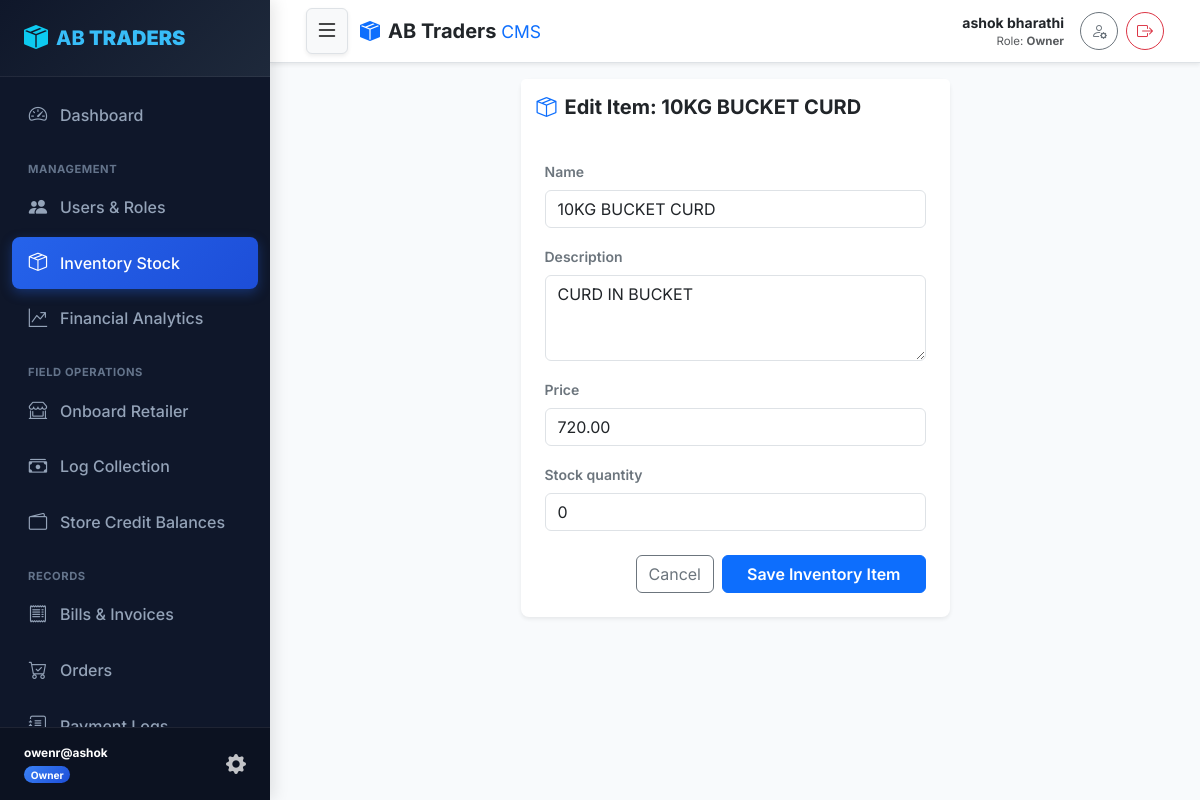
Screenshot of /inventory/13/edit/ (signed in) with the database file from the repository.
### core/models.py (models this page shows, shortened)
class User(AbstractUser):
    class Role(models.TextChoices):
        SUPERUSER = 'SUPERUSER', 'SuperUser'
        OWNER = 'OWNER', 'Owner'
        STAFF = 'STAFF', 'Staff'
        RETAILER = 'RETAILER', 'Retailer'
    role = models.CharField(max_length=20, choices=Role.choices, default=Role.RETAILER)
    phone_number = models.CharField(max_length=15, unique=True, blank=True, null=True)
    is_locked = models.BooleanField(default=False, help_text="Locked users cannot log in.")
    def is_superuser_role(self):
        return self.role == self.Role.SUPERUSER or self.is_superuser
    def is_owner_role(self):
        return self.role == self.Role.OWNER
    @property
    def display_name(self):
        full_name = self.get_full_name().strip()
        return full_name if full_name else self.username

class Item(models.Model):
    name = models.CharField(max_length=100)
    description = models.TextField(blank=True, null=True)
    price = models.DecimalField(max_digits=10, decimal_places=2)
    stock_quantity = models.IntegerField(default=0)
    created_at = models.DateTimeField(auto_now_add=True)
    updated_at = models.DateTimeField(auto_now=True)

### core/views.py (the view)
# urls.py: path('inventory/<int:pk>/edit/', views.item_edit_view, name='item_edit'),
@role_required(['SUPERUSER', 'OWNER'])
def item_edit_view(request, pk):
    item = get_object_or_404(Item, pk=pk)
    if request.method == 'POST':
        form = ItemForm(request.POST, instance=item)
        if form.is_valid():
            form.save()
            messages.success(request, f"Item '{item.name}' updated successfully.")
            return redirect('inventory_list')
    else:
        form = ItemForm(instance=item)
    return render(request, 'item_form.html', {'form': form, 'title': f'Edit Item: {item.name}'})

### core/forms.py
class ItemForm(forms.ModelForm):
    class Meta:
        model = Item
        fields = ['name', 'description', 'price', 'stock_quantity']
        widgets = {
            'name': forms.TextInput(attrs={'class': 'form-control', 'placeholder': 'Item Name'}),
            'description': forms.Textarea(attrs={'class': 'form-control', 'rows': 3, 'placeholder': 'Description'}),
            'price': forms.NumberInput(attrs={'class': 'form-control', 'step': '0.01'}),
            'stock_quantity': forms.NumberInput(attrs={'class': 'form-control'}),
        }

### core/templates/item_form.html (shortened to what this page needs)
{% extends 'base.html' %}
{% block content %}
<div class="row justify-content-center">
    <div class="col-md-8 col-lg-6">
        <div class="card shadow-sm border-0 rounded-3">
            <div class="card-header bg-white py-3 border-0">
                <h5 class="fw-bold mb-0 text-dark"><i class="bi bi-box-seam text-primary me-2"></i>{{ title }}</h5>
            </div>
            <div class="card-body p-4">
                <form method="post">
                    {% for field in form %}
                        <div class="mb-3">
                            <label for="{{ field.id_for_label }}" class="form-label text-secondary small fw-semibold">
                                {{ field.label }}
                            </label>
                            {{ field }}
                        </div>
                    {% endfor %}
                    <div class="d-flex justify-content-end gap-2 mt-4">
                        <a href="{% url 'inventory_list' %}" class="btn btn-outline-secondary">Cancel</a>
                        <button type="submit" class="btn btn-primary fw-semibold px-4">Save Inventory Item</button>
                    </div>
                </form>
            </div>
        </div>
    </div>
</div>
{% endblock %}

### core/templates/base.html (shortened to what this page needs)
{% load static %}
<!DOCTYPE html>
<html lang="en">
<head>
    <link href="https://cdn.jsdelivr.net/npm/bootstrap@5.3.2/dist/css/bootstrap.min.css" rel="stylesheet">
    <link rel="stylesheet" href="https://cdn.jsdelivr.net/npm/bootstrap-icons@1.11.2/font/bootstrap-icons.min.css">
    <link rel="stylesheet" href="{% static 'css/styles.css' %}">
</head>
<body>
    <div id="wrapper">
        {% if user.is_authenticated %}
        <aside id="sidebar-wrapper" class="sidebar-sticky">
            <div class="sidebar-heading d-flex align-items-center justify-content-between">
                <a href="{% url 'dashboard' %}" class="text-white text-decoration-none d-flex align-items-center">
                    <i class="bi bi-box-seam-fill me-2 text-info fs-4"></i>
                    <span>AB <strong>TRADERS</strong></span>
                </a>
            </div>
            <div class="list-group list-group-sidebar">
                <a href="{% url 'dashboard' %}" class="sidebar-link {% if request.resolver_match.url_name == 'dashboard' %}active{% endif %}">
                    <i class="bi bi-speedometer2"></i> Dashboard
                </a>
                {% if user.is_superuser_role or user.is_owner_role %}
                <div class="sidebar-section-title">Management</div>
                <a href="{% url 'user_list' %}" class="sidebar-link {% if 'user' in request.resolver_match.url_name %}active{% endif %}">
                    <i class="bi bi-people-fill"></i> Users & Roles
                </a>
                <a href="{% url 'inventory_list' %}" class="sidebar-link {% if 'inventory' in request.resolver_match.url_name or 'item' in request.resolver_match.url_name %}active{% endif %}">
                    <i class="bi bi-box-seam"></i> Inventory Stock
                </a>
                <a href="{% url 'owner_analytics' %}" class="sidebar-link {% if request.resolver_match.url_name == 'owner_analytics' %}active{% endif %}">
                    <i class="bi bi-graph-up-arrow"></i> Financial Analytics
                </a>
                {% endif %}
                {% if user.is_superuser_role or user.is_owner_role or user.is_staff_role %}
                <div class="sidebar-section-title">Field Operations</div>
                <a href="{% url 'onboard_retailer' %}" class="sidebar-link {% if request.resolver_match.url_name == 'onboard_retailer' %}active{% endif %}">
                    <i class="bi bi-shop-window"></i> Onboard Retailer
                </a>
                <a href="{% url 'log_collection' %}" class="sidebar-link {% if request.resolver_match.url_name == 'log_collection' %}active{% endif %}">
                    <i class="bi bi-cash-stack"></i> Log Collection
                </a>
                <a href="{% url 'credit_balances' %}" class="sidebar-link {% if request.resolver_match.url_name == 'credit_balances' %}active{% endif %}">
                    <i class="bi bi-wallet2"></i> Store Credit Balances
                </a>
                {% endif %}
                <div class="sidebar-section-title">Records</div>
                <a href="{% url 'bill_list' %}" class="sidebar-link {% if 'bill' in request.resolver_match.url_name %}active{% endif %}">
                    <i class="bi bi-receipt"></i> Bills & Invoices
                </a>
                <a href="{% url 'order_list' %}" class="sidebar-link {% if 'order' in request.resolver_match.url_name %}active{% endif %}">
                    <i class="bi bi-cart-check"></i> Orders
                </a>
                <a href="{% url 'collections_list' %}" class="sidebar-link {% if request.resolver_match.url_name == 'collections_list' %}active{% endif %}">
                    <i class="bi bi-journal-text"></i> Payment Logs
                </a>
            </div>
            <div class="sidebar-footer">
                <div class="d-flex align-items-center justify-content-between">
                    <div>
                        <div class="fw-bold text-white small text-truncate" style="max-width: 150px;">{{ user.username }}</div>
                        <span class="badge
                            {% if user.is_superuser_role %}badge-superuser
                            {% elif user.is_owner_role %}badge-owner
                            {% elif user.is_staff_role %}badge-staff
                            {% else %}badge-retailer{% endif %} rounded-pill mt-1">
                            {{ user.get_role_display }}
                        </span>
                    </div>
                    <a href="{% url 'profile' %}" class="text-white opacity-75 hover-opacity-100" title="My Profile"><i class="bi bi-gear-fill fs-5"></i></a>
                </div>
            </div>
        </aside>
        {% endif %}
        <div id="page-content-wrapper">
            {% if user.is_authenticated %}
            <nav class="navbar top-navbar sticky-top bg-white border-bottom shadow-sm py-2">
                <div class="container-fluid px-3 d-flex align-items-center justify-content-between flex-nowrap">
                    <div class="d-flex align-items-center gap-2">
                        <button type="button" class="btn btn-light me-1 shadow-sm border p-1 px-2" id="sidebarToggle" onclick="toggleSidebarMenu(event)" title="Toggle Navigation Menu">
                            <i class="bi bi-list fs-4"></i>
                        </button>
                        <a class="navbar-brand fw-extrabold text-dark d-flex align-items-center mb-0 me-0 me-md-3" href="{% url 'dashboard' %}">
                            <i class="bi bi-box-seam-fill me-2 text-primary"></i>
                            <span class="fw-bold fs-5 d-none d-sm-inline">AB Traders <span class="text-primary fw-normal small">CMS</span></span>
                        </a>
                    </div>
                    <div class="d-flex align-items-center gap-2">
                        <div class="text-end me-1 me-md-2 d-none d-sm-block">
                            <div class="fw-bold text-dark small text-truncate" style="max-width: 150px;">{{ user.display_name }}</div>
                            <div class="text-muted" style="font-size: 0.72rem;">Role: <strong>{{ user.get_role_display }}</strong></div>
                        </div>
                        <a href="{% url 'profile' %}" class="btn btn-outline-secondary btn-sm rounded-circle p-0 d-flex align-items-center justify-content-center" style="width: 38px; height: 38px;" title="My Profile">
                            <i class="bi bi-person-gear fs-6"></i>
                        </a>
                        <a href="{% url 'logout' %}" class="btn btn-outline-danger btn-sm rounded-circle p-0 d-flex align-items-center justify-content-center" style="width: 38px; height: 38px;" title="Logout">
                            <i class="bi bi-box-arrow-right fs-6"></i>
                        </a>
                    </div>
                </div>
            </nav>
            {% endif %}
            <div class="container-fluid px-3 px-md-4 pt-3">
                {% block content %}{% endblock %}
            </div>
        </div>
    </div>
</body>
</html>

### static/css/styles.css (style rules this page uses)
:root { --sidebar-bg: #0f172a; --sidebar-hover: #1e293b; --sidebar-active: #2563eb; --primary-color: #2563eb; --primary-hover: #1d4ed8; --secondary-color: #64748b; --success-color: #10b981; --warning-color: #f59e0b; --danger-color: #ef4444; --info-color: #06b6d4; --bg-light: #f8fafc; --card-shadow: 0 4px 12px rgba(0, 0, 0, 0.05), 0 1px 3px rgba(0, 0, 0, 0.02); --transition: all 0.25s cubic-bezier(0.4, 0, 0.2, 1); }
body { font-family: 'Inter', -apple-system, BlinkMacSystemFont, "Segoe UI", Roboto, sans-serif; background-color: var(--bg-light); color: #334155; overflow-x: hidden; min-height: 100vh; }
#wrapper { display: flex; width: 100%; min-height: 100vh; position: relative; }
#sidebar-wrapper { background: var(--sidebar-bg); color: #f8fafc; transition: margin-left 0.3s cubic-bezier(0.4, 0, 0.2, 1), transform 0.3s cubic-bezier(0.4, 0, 0.2, 1); display: flex; flex-direction: column; z-index: 1060; box-shadow: 4px 0 15px rgba(0, 0, 0, 0.1); }
@media (min-width: 992px) { #sidebar-wrapper { position: sticky; top: 0; height: 100vh; height: 100dvh; min-width: 270px; max-width: 270px; overflow: hidden; flex-shrink: 0; } }
.sidebar-heading { padding: 1.25rem 1.5rem; font-size: 1.25rem; font-weight: 800; color: #ffffff; border-bottom: 1px solid rgba(255, 255, 255, 0.08); background: linear-gradient(135deg, #0f172a 0%, #1e293b 100%); flex-shrink: 0; }
.sidebar-heading span { color: #38bdf8; }
.sidebar-section-title { color: #64748b; font-size: 0.7rem; font-weight: 700; text-transform: uppercase; letter-spacing: 0.05em; padding: 1rem 1rem 0.25rem 1rem; }
.list-group-sidebar { padding: 0.75rem; flex-grow: 1; overflow-y: auto; scrollbar-width: thin; scrollbar-color: rgba(255, 255, 255, 0.2) transparent; }
.sidebar-link { display: flex; align-items: center; gap: 0.75rem; padding: 0.75rem 1rem; color: #94a3b8; text-decoration: none; border-radius: 0.5rem; font-weight: 500; margin-bottom: 0.25rem; transition: var(--transition); }
.sidebar-link.active { color: #ffffff; background: linear-gradient(135deg, #2563eb 0%, #1d4ed8 100%); box-shadow: 0 4px 12px rgba(37, 99, 235, 0.35); }
.sidebar-link i { font-size: 1.15rem; width: 20px; text-align: center; }
.sidebar-footer { padding: 1rem 1.5rem; border-top: 1px solid rgba(255, 255, 255, 0.08); font-size: 0.85rem; color: #64748b; background-color: rgba(0, 0, 0, 0.2); flex-shrink: 0; }
#page-content-wrapper { flex-grow: 1; display: flex; flex-direction: column; min-width: 0; width: 100%; }
.top-navbar { background-color: #ffffff; border-bottom: 1px solid #e2e8f0; box-shadow: 0 1px 3px rgba(0, 0, 0, 0.04); padding: 0.75rem 1.25rem; z-index: 1020; }
.badge-owner { background: linear-gradient(135deg, #3b82f6 0%, #1d4ed8 100%); color: #fff; }

### rows the page displays
User: username "owenr@ashok", role "Owner", display_name "ashok bharathi"
Item: form "10KG BUCKET CURD" "CURD IN BUCKET" "720.00" "0"

### other values shown
{{ title }} "Edit Item: 10KG BUCKET CURD"
{{ field.label }} "Name" "Description" "Price" "Stock quantity"
